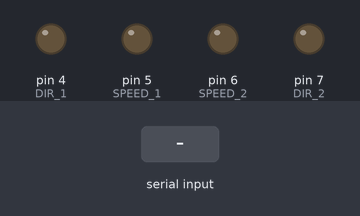
Recording of a sketch running on a simulated Arduino Uno, built with avr-gcc and run on an emulated ATmega328P. Shown: output pins drawn as LEDs (lit = HIGH). The test bench sets the inputs (shaded band). What the sketch prints to the serial monitor is not drawn.

Above: at 1.2 s.
1.3 s: "f" received over the second serial link
At 2.0 s:
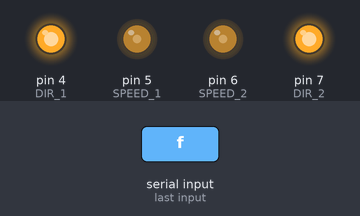
2.8 s: "b" received over the second serial link
At 3.1 s:
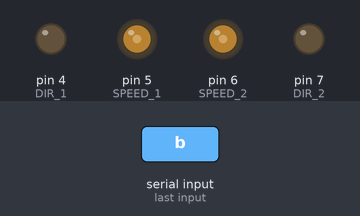
4.3 s: "l" received over the second serial link
At 4.7 s:
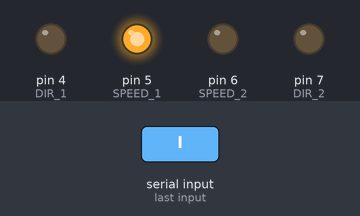
6.4 s: "r" received over the second serial link
At 6.8 s:
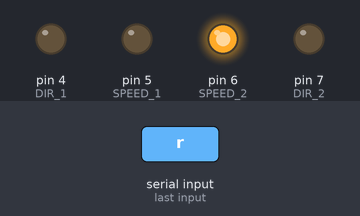
Timing chart, 0 to 9.4 s (numbered marks = the images above; inputs shaded):
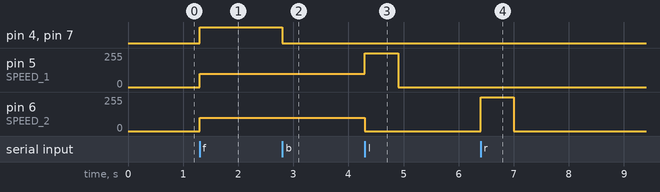

The sketch:

webrepl.ino
```cpp
#include<SoftwareSerial.h>

#define SPEED_1 5
#define DIR_1 4
#define SPEED_2 6
#define DIR_2 7

int speed = 100;
int turnSpeed = 255;
int turnDelay = 600;
char mode = 's';

SoftwareSerial mySerial(11, 10);

void goForward() {
  digitalWrite(DIR_1, HIGH);
  digitalWrite(DIR_2, HIGH);

  analogWrite(SPEED_1, speed);
  analogWrite(SPEED_2, speed);
}

void goBackward() {
  digitalWrite(DIR_1, LOW);
  digitalWrite(DIR_2, LOW);

  analogWrite(SPEED_1, speed);
  analogWrite(SPEED_2, speed);
}

void stop() {
  analogWrite(SPEED_1, 0);
  analogWrite(SPEED_2, 0);
}

void turn(int s1, int s2) {
  analogWrite(SPEED_1, s1);
  analogWrite(SPEED_2, s2);

  delay(turnDelay);
  mode = 's';
}

void setup() {
  Serial.begin(115200);
  mySerial.begin(115200);

  pinMode(SPEED_1, OUTPUT);
  pinMode(DIR_1, OUTPUT);
  pinMode(SPEED_2, OUTPUT);
  pinMode(DIR_2, OUTPUT);
}

void loop() {
  if (mySerial.available() > 0) {
    char str = (char)mySerial.read();

    Serial.write(str);

    if(str == 'f' || str == 'b' || str == 's' || str == 'l' || str == 'r'){
      mode = str;
    }
  }

  if(mode == 'f'){
    goForward();
  }
  if(mode == 'b'){
    goBackward();
  }
  if(mode == 'l'){
    turn(turnSpeed, 0);
  }
  if(mode == 'r'){
    turn(0, turnSpeed);
  }
  if(mode == 's'){
    stop();
  }
}
```

Measured:
- after the input at 1.3 s, pin 4 (DIR_1), pin 7 (DIR_2): LOW → HIGH at once; pin 5 (SPEED_1), pin 6 (SPEED_2): 0/255 → 100/255 at once
- after the input at 2.8 s, pin 4 (DIR_1), pin 7 (DIR_2): HIGH → LOW at once
- after the input at 4.3 s, pin 5 (SPEED_1): 100/255 → 255/255 at once, → 0/255 0.60 s later; pin 6 (SPEED_2): 100/255 → 0/255 at once
- after the input at 6.4 s, pin 6 (SPEED_2): 0/255 → 255/255 at once, → 0/255 0.60 s later
